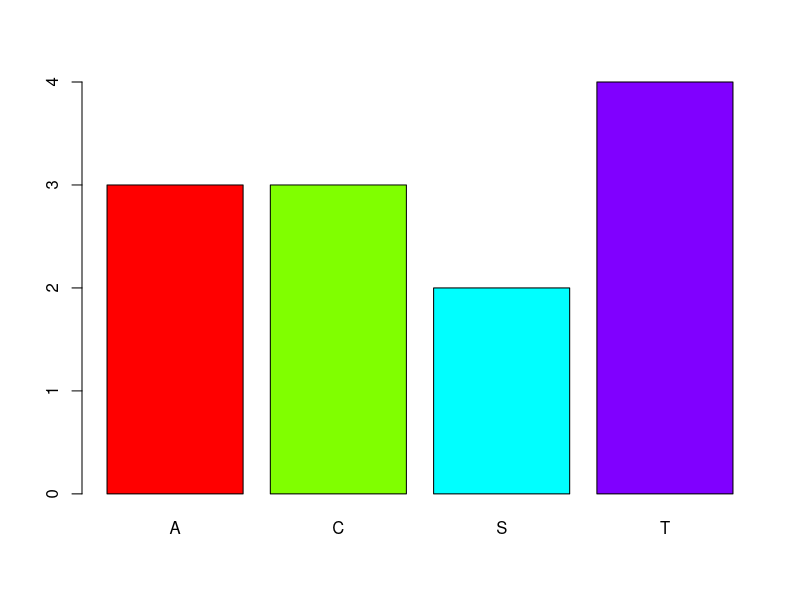

This figure's R source:
## ---- chunk 1
knitr::opts_chunk$set(echo = TRUE, warning = FALSE)
## ---- chunk 2
X = c("C", "T", "C", "C", "T", "A" , "A", "T", "S", "S" , "T", "A")
fa <- table(X)
fa_fr <- rbind(fa, round(fa/length(X),3))
fa_fr <- addmargins(fa_fr,margin = 2)
fa_fr <- t(fa_fr)
#rownames(fa_fr) <- "K"
tab <- knitr::kable(fa_fr,col.names = c("$f_i$", "$p_i$"))
## ---- chunk 3
X = c("C", "T", "C", "C", "T", "A" , "A", "T", "S", "S" , "T", "A")
fa <- table(X)
barplot(fa, col = rainbow(4), title = "Diploma di scuola secondaria")
## ---- chunk 4
X = c(180,300,250,60,250,60,60,270,300,270)
fa <- table(X)
fa_fr <- rbind(fa, round(fa/length(X),3), cumsum(fa), cumsum(round(fa/length(X),3)))
fa_fr <- addmargins(fa_fr,margin = 2)
fa_fr <- t(fa_fr)
fa_fr[6,] <- c(length(X),1, "", "")
#rownames(fa_fr) <- "K"
tab <- knitr::kable(fa_fr,col.names = c("$f_i$", "$p_i$", "$F_i$", "$P_i$"))
tab
## ---- chunk 5
X <- c(1, 3, 4, 5)
fX <- c(0.4, 0.3, 0.1, 0.2)

dd <- data.frame(X = X, fX = fX)
knitr::kable(dd, col.names = c("X", "$p_i$"))
## ---- chunk 6
X <- c(1, 3, 4, 5)
pX <- c(0.4, 0.3, 0.1, 0.2)
fX <- sapply(c(1:4), function(x) pX[x] * 10)
Fx <- c(4, 7, 8, 10)

dd <- data.frame(X = X, pX = pX, fX = fX, Fx = Fx)
colnames(dd) <- c("X", "$p_i$", "$f_i$", "$F_i$")
knitr::kable(dd, col.names = c("X", "$p_i$", "$f_i$", "$F_i$"))
